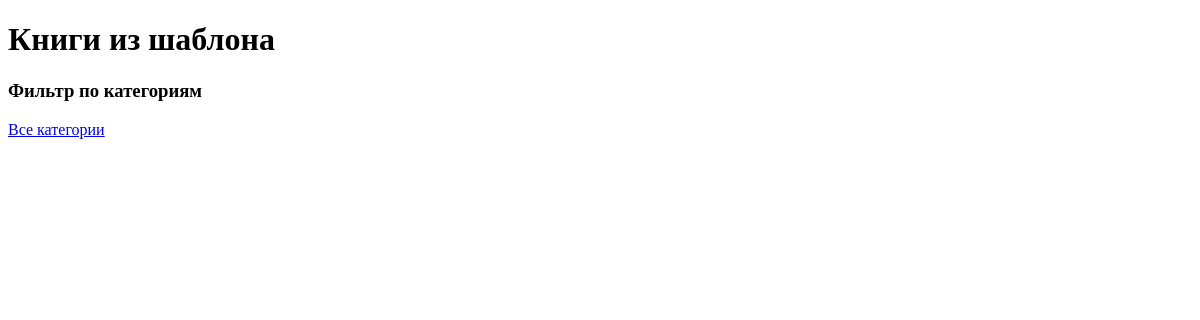
The app's page /books?category=1, older data.
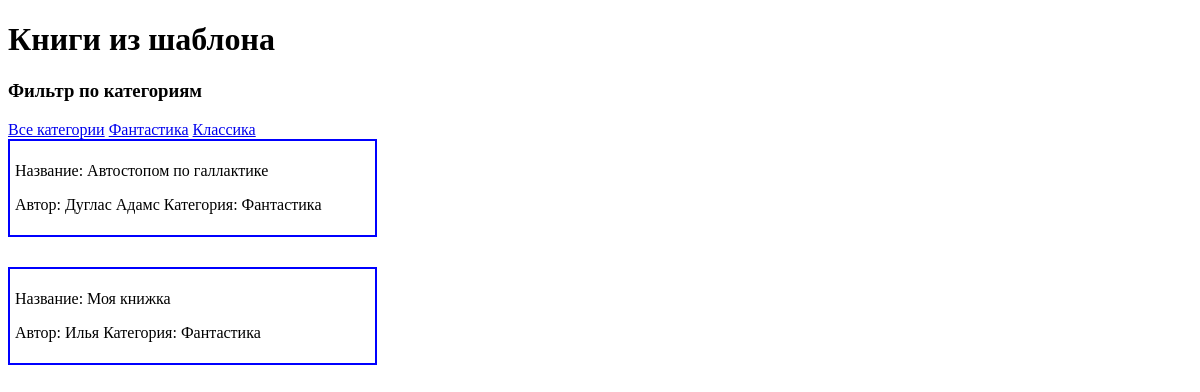
The same page, newer data.
### core/models.py (models this page shows, shortened)
class Category(models.Model):
    name = models.CharField(max_length=255, verbose_name='название категории')
    class Meta:
        verbose_name = 'категория'
        verbose_name_plural = 'категории'

class Book(models.Model):
    name = models.CharField(max_length=300, verbose_name='название книги')
    author = models.CharField(max_length=255, verbose_name='автор')
    price = models.IntegerField(verbose_name='цена')
    category = models.ForeignKey(Category, verbose_name='категория', null=True, on_delete=models.SET_NULL)
    class Meta:
        verbose_name = 'книга'
        verbose_name_plural = 'книги'

### core/views.py (the view)
# urls.py: path('books', books)
def books(request):
    books_list = Book.objects.all()
    category_list = Category.objects.all()
    category_id_from_url = request.GET.get('category')
    if category_id_from_url:
        print(category_id_from_url)
        books_list = books_list.filter(category__id=category_id_from_url)
    context = {'books_list': books_list, 'category_list':category_list }
    return render(request, 'books.html', context)

### templates/books.html (shortened to what this page needs)
<!DOCTYPE html>
<html lang="en">
<head>
</head>
<body>
<h1>Книги из шаблона</h1>
<h3>Фильтр по категориям</h3>
<a href="/books">Все категории</a>
{% for category in category_list %}
    <a href="/books?category={{category.id}}">{{ category.name }}</a>
{% endfor %}
{% for book in books_list %}
    <div style="border: 2px solid blue; width: 30%; margin-bottom:30px; padding: 5px">
        <p>Название: {{book.name}} </p>
        <p>Автор: {{book.author}} Категория: {{ book.category.name }}</p>
    </div>
{% endfor  %}
</body>
</html>

Row changes from the older to the newer data that the page shows:
added Category: name "Фантастика"
added Category: name "Классика"
now on this page (row edited): Book: name "Автостопом по галлактике", author "Дуглас Адамс", category.name "Фантастика"
now on this page (row edited): Book: name "Моя книжка", author "Илья", category.name "Фантастика"
